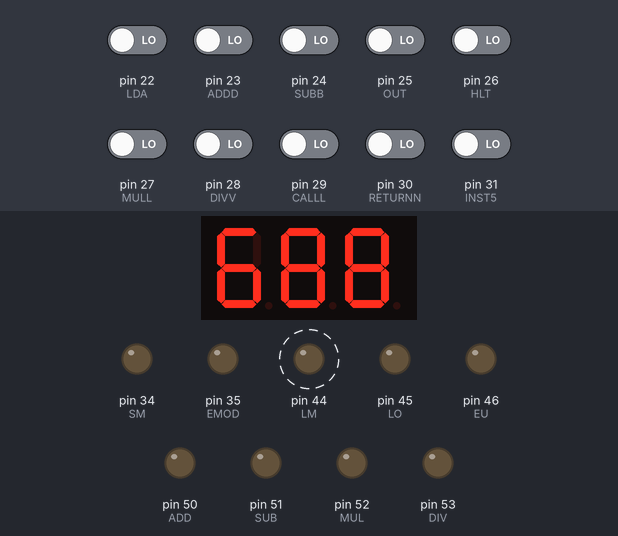
A sketch run on a simulated Arduino Mega 2560, built with avr-gcc and run on an emulated ATmega2560. Parts: 3-digit seven-segment display, output pins drawn as LEDs (lit = HIGH). Wiring (inferred from the names in the program): 3-digit 7-segment display, segments lit when LOW: segments pin 43, pin 42, pin 41, pin 40, pin 39, pin 38, pin 37; digit selects pin 47, pin 48, pin 49. Dashed ring = blinking. The test bench sets the inputs (shaded band); at power-on: pin 22 (LDA), pin 23 (ADDD), pin 24 (SUBB), pin 25 (OUT), pin 26 (HLT), pin 27 (MULL), pin 28 (DIVV), pin 29 (CALLL), pin 30 (RETURNN), pin 31 (INST5) LOW. The segment pins are drawn as the display they are named for; pins used as bus, display or sensor lines are not drawn.

Above: at 1.2 s.
1.3 s: pin 31 (INST5) driven HIGH
At 1.92 s:
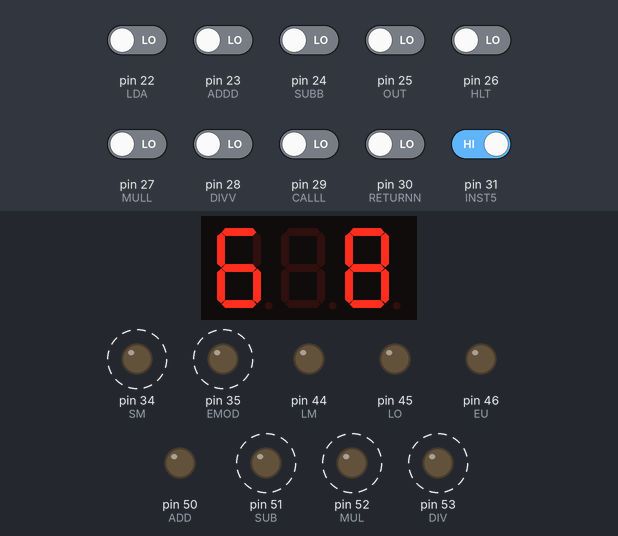
3.1 s: pin 29 (CALLL) driven HIGH
At 3.72 s:
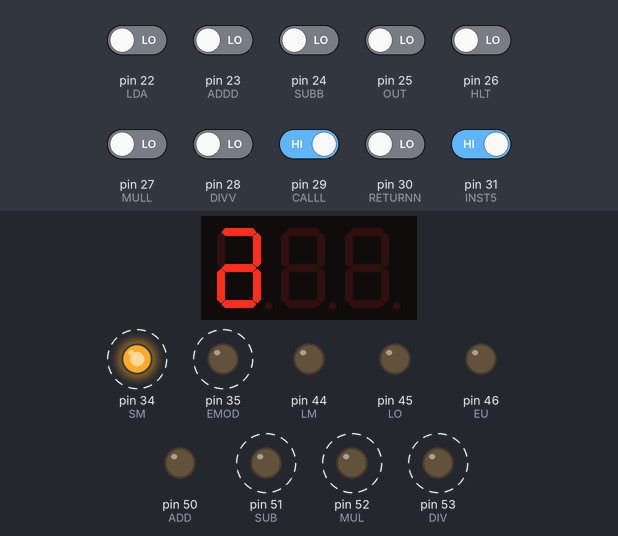
6.1 s: pin 25 (OUT) driven HIGH
At 6.4 s:
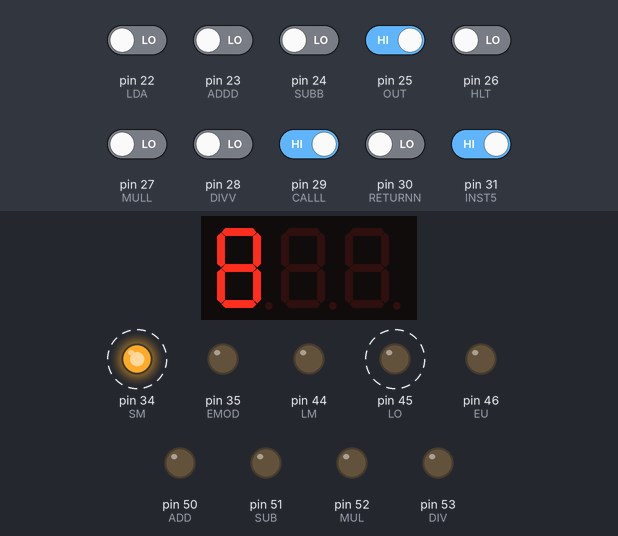
8.3 s: pin 23 (ADDD) driven HIGH
At 9.9 s:
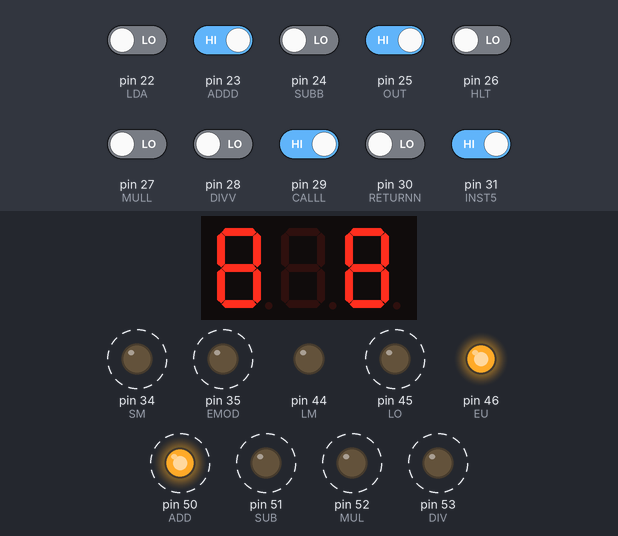
11.3 s: pin 31 (INST5) driven LOW
At 11.98 s:
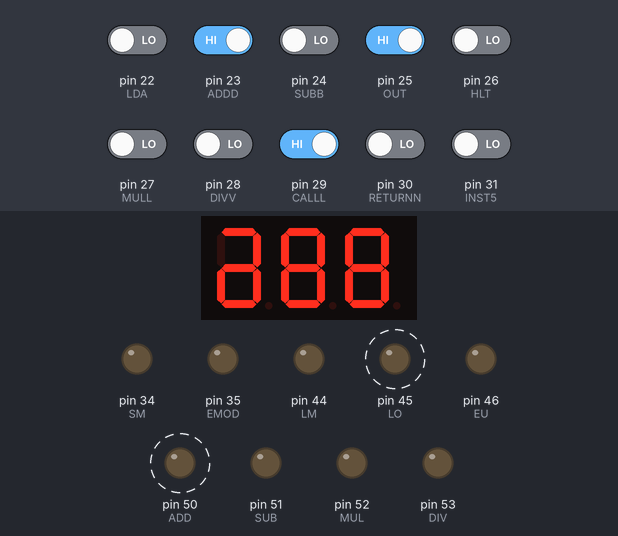
14.3 s: pin 24 (SUBB) driven HIGH
At 14.45 s:
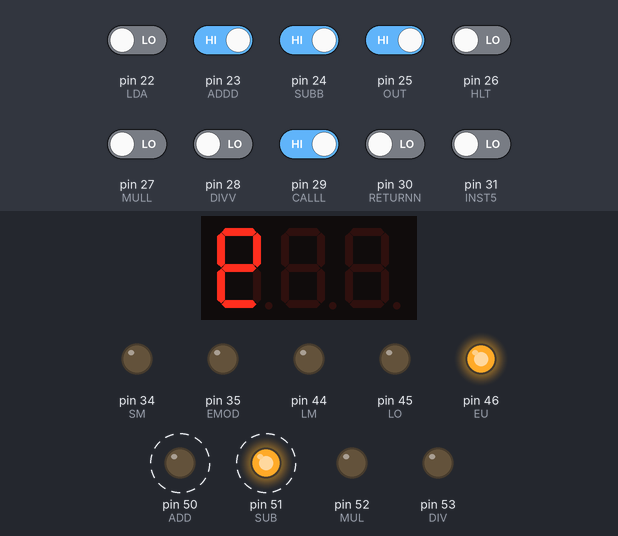
Timing chart, 0 to 18.3 s (numbered marks = the images above; inputs shaded):
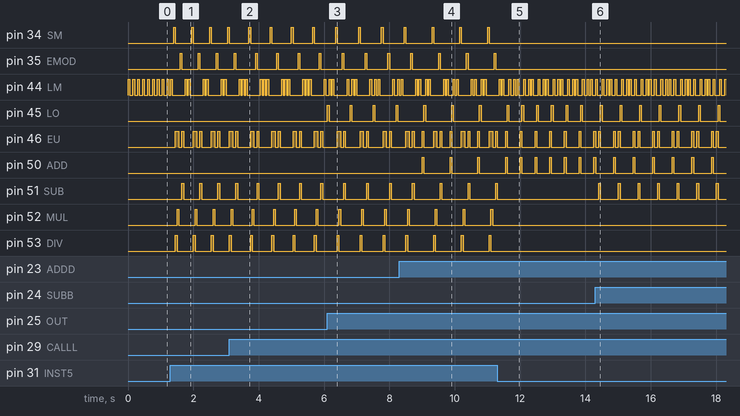

Measured:
- after the input at 1.3 s, pin 34 (SM): alternates HIGH for 0.05 s and LOW for 0.50 s, starting after 0.10 s; pin 35 (EMOD): alternates HIGH for 0.05 s and LOW for 0.50 s, starting after 0.30 s
- after the input at 3.1 s, the display: first differs from a run without the input after 0.55 s (image 2)
- after the input at 6.1 s, pin 45 (LO): alternates HIGH for 0.05 s and LOW for 0.65 s, starting at once
- after the input at 8.3 s, pin 50 (ADD): alternates HIGH for 0.05 s and LOW for 0.80 s, starting after 0.70 s
- after the input at 11.3 s, pin 34 (SM), pin 35 (EMOD), pin 52 (MUL), pin 53 (DIV): stops changing and stays LOW; pin 45 (LO): alternates HIGH for 0.05 s and LOW for 0.40 s, starting after 0.76 s; pin 50 (ADD): alternates HIGH for 0.05 s and LOW for 0.40 s, starting after 0.71 s; pin 51 (SUB): goes on until 11.3 s, then stays LOW
- after the input at 14.3 s, pin 45 (LO): alternates HIGH for 0.05 s and LOW for 0.55 s, starting after 0.16 s; pin 50 (ADD): alternates HIGH for 0.05 s and LOW for 0.55 s, starting after 0.56 s; pin 51 (SUB): alternates HIGH for 0.05 s and LOW for 0.55 s, starting after 0.11 s
- by itself, pin 44 (LM): repeats every 0.60 s: LOW 0.15 s, HIGH 0.05 s, LOW 0.10 s, HIGH 0.05 s, LOW 0.05 s, HIGH 0.05 s, LOW 0.10 s, HIGH 0.05 s

The sketch:

CODIGO_ARDUINO.ino
```cpp
// DEFINICIÓN DE PINES: INSTRUCCIONES
#define LDA 22
#define ADDD 23
#define SUBB 24
#define OUT 25
#define HLT 26
#define MULL 27
#define DIVV 28
#define CALLL 29
#define RETURNN 30
#define INST5 31

// DEFINICIÓN PIN DIV_0
#define DIV0 36

// DEFINICIÓN DE PINES: CONTROL (CON)
#define RETURN 37
#define CALL 38
#define LA 39
#define EA 40
#define LB 41
#define LI 42
#define EI 43
#define LM 44
#define LO 45
#define EU 46
#define ER 47
#define CP 48
#define EP 49
#define ADD 50
#define SUB 51
#define MUL 52
#define DIV 53
#define EMOD 35
#define SM 34
// DEFINICIÓN VARIABLE DELAY
unsigned int delay_time = 50;
void setup() {
  // CONFIGURACIÓN PINES DE ENTRADA: INSTRUCCIONES
  pinMode(LDA, INPUT);
  pinMode(ADDD, INPUT);
  pinMode(SUBB, INPUT);
  pinMode(OUT, INPUT);
  pinMode(HLT, INPUT);
  pinMode(MULL, INPUT);
  pinMode(DIVV, INPUT);
  pinMode(CALLL, INPUT);
  pinMode(RETURNN, INPUT);
  pinMode(INST5, INPUT);
  pinMode(DIV0, INPUT);
  // CONFIGURACIÓN PINES DE SALIDA: CONTROL
  pinMode(LA,OUTPUT);
  pinMode(EA,OUTPUT);
  pinMode(LB,OUTPUT);
  pinMode(LI,OUTPUT);
  pinMode(EI,OUTPUT);
  pinMode(LM,OUTPUT);
  pinMode(LO,OUTPUT);
  pinMode(EU,OUTPUT);
  pinMode(ER,OUTPUT);
  pinMode(CP,OUTPUT);
  pinMode(EP,OUTPUT);
  pinMode(ADD,OUTPUT);
  pinMode(SUB,OUTPUT);
  pinMode(MUL,OUTPUT);
  pinMode(DIV,OUTPUT);
  pinMode(CALL,OUTPUT);
  pinMode(RETURN, OUTPUT);
  pinMode(EMOD,OUTPUT);
  pinMode(SM, OUTPUT);
  Serial.begin(9600);
}

void loop() {
  /*
  PROCESO REPETITIVO: OBTENER DIRECCIÓN DE MEMORIA DE LA INSTRUCCIÓN ACTUAL, ALMACENARLA EN LA MAR, ACCEDER A LA DIRECCIÓN DE MEMORIA EN LA PROM,
  ALMACENAR VALOR DE LA DIRRECCIÓN DE MEMORIA EN EL INSTRUCTION REGISTER Y REALIZAR INSTRUCCIÓN.
  */
  digitalWrite(EP,1);
  digitalWrite(LM,1);
  delay(delay_time);
  digitalWrite(LM,0);
  digitalWrite(EP,0);
  digitalWrite(ER,1);
  digitalWrite(LI,1);
  delay(delay_time);
  digitalWrite(LI,0);
  digitalWrite(ER,0);

  // QUE INSTRUCCIÓN REALIZAR SEGÚN LOS BITS MAS SIGNIFICATIVOS PROVENIENTES DEL INSTRUCTION REGISTER.
  if (digitalRead(LDA)==1){
    digitalWrite(EI,1);
    digitalWrite(LM,1);
    delay(delay_time);
    digitalWrite(LM,0);
    digitalWrite(EI,0);
    digitalWrite(ER,1);
    digitalWrite(LA,1);
    delay(delay_time);
    digitalWrite(LA,0);
    digitalWrite(ER,0);
  }
  if (digitalRead(ADDD)==1){
    digitalWrite(EI,1);
    digitalWrite(LM,1);
    delay(delay_time);
    digitalWrite(LM,0);
    digitalWrite(EI,0);
    digitalWrite(ER,1);
    digitalWrite(LB,1);
    delay(delay_time);
    digitalWrite(LB,0);
    digitalWrite(ER,0);
    digitalWrite(ADD,1);
    digitalWrite(EU,1);
    digitalWrite(LA,1);
    delay(delay_time);
    digitalWrite(LA,0);
    digitalWrite(EU,0);
    digitalWrite(ADD,0);
  }
  if (digitalRead(SUBB)==1){
    digitalWrite(EI,1);
    digitalWrite(LM,1);
    delay(delay_time);
    digitalWrite(LM,0);
    digitalWrite(EI,0);
    digitalWrite(ER,1);
    digitalWrite(LB,1);
    delay(delay_time);
    digitalWrite(LB,0);
    digitalWrite(ER,0);
    digitalWrite(SUB,1);
    digitalWrite(EU,1);
    digitalWrite(LA,1);
    delay(delay_time);
    digitalWrite(LA,0);
    digitalWrite(EU,0);
    digitalWrite(SUB,0);
  }
  if (digitalRead(OUT)==1){
    digitalWrite(EA,1);
    digitalWrite(LO,1);
    delay(delay_time);
    digitalWrite(LO,0);
    digitalWrite(EA,0);
  }
  if (digitalRead(HLT)==1){
    exit(1);
    return;
  }
  if (digitalRead(MULL)==1){
    digitalWrite(EI,1);
    digitalWrite(LM,1);
    delay(delay_time);
    digitalWrite(LM,0);
    digitalWrite(EI,0);
    digitalWrite(ER,1);
    digitalWrite(LB,1);
    delay(delay_time);
    digitalWrite(LB,0);
    digitalWrite(ER,0);
    digitalWrite(MUL,1);
    digitalWrite(EU,1);
    digitalWrite(LA,1);
    delay(delay_time);
    digitalWrite(LA,0);
    digitalWrite(EU,0);
    digitalWrite(MUL,0);
  }
  if (digitalRead(CALLL)==1){
    digitalWrite(EI,1);
    digitalWrite(LM,1);
    delay(delay_time);
    digitalWrite(LM,0);
    digitalWrite(EI,0);
    digitalWrite(ER,1);
    digitalWrite(CALL,1);
    delay(delay_time);
    digitalWrite(CALL,0);
    digitalWrite(ER,0);
  }
  if (digitalRead(RETURNN)==1){
    digitalWrite(RETURN,1);
    delay(delay_time);
    digitalWrite(RETURN,0);
  }

  if (digitalRead(DIVV)==1){
    digitalWrite(EI,1);
    digitalWrite(LM,1);
    delay(delay_time);
    digitalWrite(LM,0);
    digitalWrite(EI,0);
    digitalWrite(ER,1);
    digitalWrite(LB,1);
    delay(delay_time);
    digitalWrite(LB,0);
    digitalWrite(ER,0);
    digitalWrite(DIV,1);
    digitalWrite(EU,1);
    digitalWrite(LA,1);
    if (digitalRead(DIV0)==1){
      exit(1);
      return;
    }
    delay(delay_time);
    digitalWrite(LA,0);
    digitalWrite(EU,0);
    digitalWrite(DIV,0);
  }
  /*
  if (digitalRead(INST5)==1){
    digitalWrite(EA,1);
    digitalWrite(LB,1);
    delay(delay_time);
    digitalWrite(LB,0);
    digitalWrite(EA,0);
    digitalWrite(MUL,1);
    digitalWrite(EU,1);
    digitalWrite(LA,1);
    delay(delay_time);
    digitalWrite(LA,0);
    digitalWrite(EU,0);
    digitalWrite(MUL,0);
  }
  */
  if (digitalRead(INST5)==1){
    digitalWrite(EI,1);
    digitalWrite(LM,1);
    delay(delay_time);
    digitalWrite(LM,0);
    digitalWrite(EI,0);
    digitalWrite(ER,1);
    digitalWrite(LB,1);
    delay(delay_time);
    digitalWrite(LB,0);
    digitalWrite(ER,0);
    digitalWrite(EA,1);
    digitalWrite(SM,1);
    delay(delay_time);
    digitalWrite(SM,0);
    digitalWrite(EA,0);
    digitalWrite(DIV,1);
    digitalWrite(EU,1);
    digitalWrite(LA,1);
    delay(delay_time);
    digitalWrite(LA,0);
    digitalWrite(EU,0);
    digitalWrite(DIV,0);
    digitalWrite(MUL,1);
    digitalWrite(EU,1);
    digitalWrite(LA,1);
    delay(delay_time);
    digitalWrite(LA,0);
    digitalWrite(EU,0);
    digitalWrite(MUL,0);
    digitalWrite(EA,1);
    digitalWrite(LB,1);
    delay(delay_time);
    digitalWrite(LB,0);
    digitalWrite(EA,0);
    digitalWrite(EMOD,1);
    digitalWrite(LA,1);
    delay(delay_time);
    digitalWrite(LA,0);
    digitalWrite(EMOD,0);
    digitalWrite(SUB,1);
    digitalWrite(EU,1);
    digitalWrite(LA,1);
    delay(delay_time);
    digitalWrite(LA,0);
    digitalWrite(EU,0);
    digitalWrite(SUB,0);
  }
  digitalWrite(CP,1);
  delay(delay_time);
  digitalWrite(CP,0);

}
```
